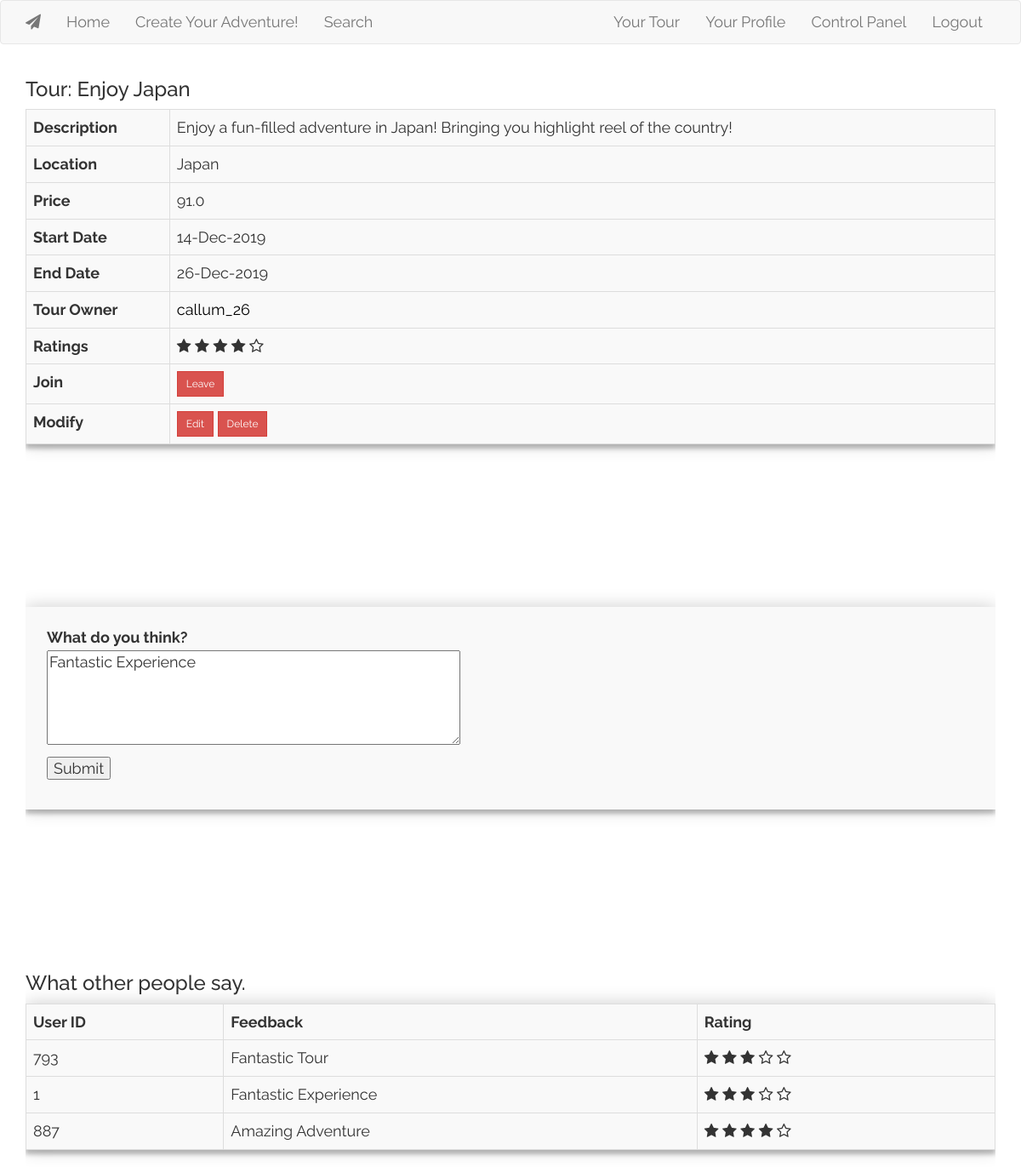
/viewtour/375 (signed in), run on an earlier commit of the app's database.
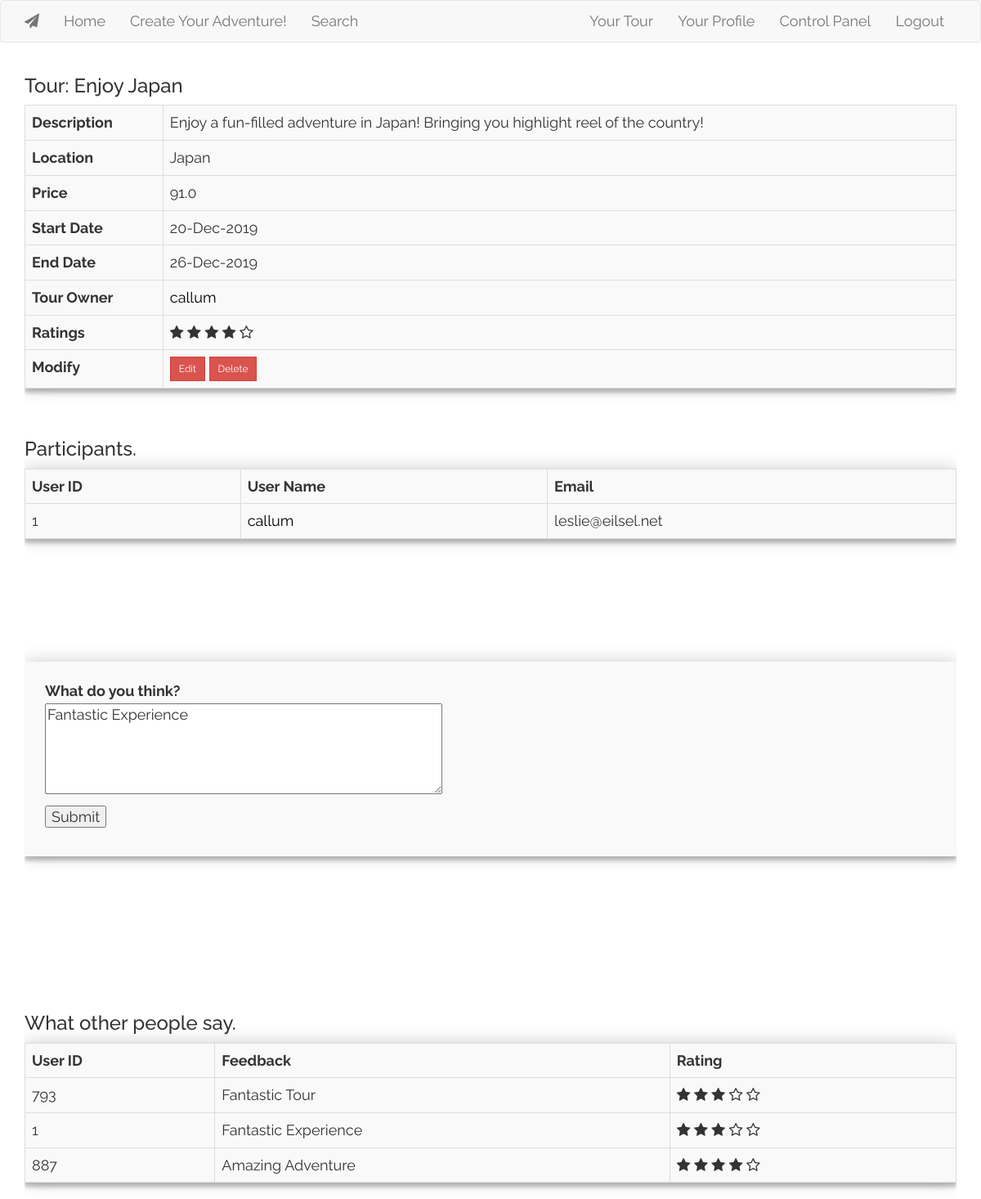
And on a later commit of the database.
### app/models.py (models this page shows, shortened)
class Tour(database.Model):
    id = database.Column(database.Integer, primary_key=True)
    tour_name = database.Column(database.String(50))
    tour_description = database.Column(database.String(140))
    tour_location = database.Column(database.String(50))
    tour_price = database.Column(database.Float)
    start_date = database.Column(database.DateTime)
    end_date = database.Column(database.DateTime)
    timestamp = database.Column(database.DateTime, index=True, default=datetime.now)
    user_id = database.Column(database.Integer, database.ForeignKey('user.id'))
    ratings  = database.Column(database.Float)
    f_status = database.Column(database.Boolean, default = False)
    @staticmethod
    def get_tour_owner(tour_id):
        return User.query.join(Tour, (Tour.user_id == User.id)).filter(Tour.id == tour_id).first()
    @classmethod
    def get_tour(cls, tour_id, tour_list = []):
        tour_list = cls.query.get(tour_id)
        return tour_list

class User(UserMixin, database.Model):
    id = database.Column(database.Integer, primary_key=True)
    username = database.Column(database.String(32), index=True, unique=True)
    name = database.Column((database.String(64)))
    email = database.Column(database.String(50), index=True, unique=True)
    password = database.Column(database.String(128))
    access = database.Column(database.String(10), default = '')
    description = database.Column(database.String(128))
    f_status = database.Column(database.Boolean, default = False)
    ratings = database.Column(database.Float)

class TourParticipant(database.Model):
    id = database.Column(database.Integer, primary_key=True)
    user_id = database.Column(database.Integer, database.ForeignKey('user.id'))
    tour_id = database.Column(database.Integer, database.ForeignKey('tour.id'))
    tour_user_rating = database.Column(database.Float)
    tour_user_feedback = database.Column(database.String(128))
    @staticmethod
    def get_participants(tour_id, participants = None):
        participants = TourParticipant.query.filter(TourParticipant.tour_id == tour_id)
        return participants
    @classmethod
    def has_participated(cls, tour_id, tour_user_id, tour_participation = []):
        tour_participation = cls.query.filter(and_(cls.tour_id == tour_id, cls.user_id == tour_user_id)).first()
        return tour_participation
    @staticmethod
    def get_all_feedback(tour_id, feedback = []):
        feedback = TourParticipant.query.filter(and_(TourParticipant.tour_id == tour_id, TourParticipant.tour_user_feedback != None)).all()
        return feedback

### app/routes.py (the view)
@app.route('/viewtour/<int:id>', methods=['GET', 'POST'])
def viewtour(id):
    if current_user.is_authenticated:
        tour = Tour().get_tour(tour_id = id)
        participants = TourParticipant().get_participants(tour_id = id)
        user_joined_list = User.query.join(TourParticipant, (TourParticipant.user_id == User.id)).filter(TourParticipant.tour_id == id)
        tour_username = Tour().get_tour_owner(tour_id = id).username
        form = FeedbackForm()
        if participants is not None:
            tour_participation = TourParticipant().has_participated(tour_id = id, tour_user_id = current_user.id)
            feedback = TourParticipant().get_all_feedback(tour_id = id)
            if form.validate_on_submit():
                tour_participation.set_feedback(form.tour_feedback.data)
                flash('Thank you for your feedback.', 'success')
                return redirect(url_for('viewtour', id = id))
            elif request.method == 'GET' and tour_participation is not None:
                form.tour_feedback.data = tour_participation.tour_user_feedback
        else:
            tour_participation = []
            feedback = []
    else:
        flash('You need to login or register first!', 'warning')
        return redirect(url_for('login'))
    return render_template('viewtour.html', title = 'View Tour',\
                                            tour_owner = tour.user_id,\
                                            form = form,\
                                            tour = tour,\
                                            tour_participation = tour_participation,\
                                            user_feedbacks = feedback,\
                                            user_joined_list = user_joined_list,\
                                            tour_username = tour_username)

### app/forms.py
class FeedbackForm(FlaskForm):
    tour_feedback = TextAreaField('What do you think?',validators=[DataRequired()])
    submit = SubmitField('Submit')

### app/__init__.py (called while the page is built)
def format_datetime(value, format='medium'):
    if format == 'full':
        format="EEEE, d. MMMM y 'at' HH:mm"
    elif format == 'medium':
        format="dd-MMM-y"
    return babel.dates.format_datetime(value, format)

### app/models.py (called while the page is built)
@login.user_loader
def load_user(id):
    return User.query.get(int(id))

### app/templates/viewtour.html (shortened to what the changed rows need)
{% extends "base.html" %}
{% block app_content %}
        <h3>Tour: {{ tour.tour_name }}</h3>
        <div class = "table-responsive">
        <table class = "table table-striped table-hover table-bordered table-responsive left">
                <tr>
                        <th>Description</th>
                        <td>{{tour.tour_description}}</td>
                </tr>
                <tr>
                        <th>Location</th>
                        <td>{{tour.tour_location}}</td>
                </tr>
                <tr>
                        <th>Price</th>
                        <td>{{tour.tour_price}}</td>
                </tr>
                <tr>
                        <th>Start Date</th>
                        <td>{{tour.start_date|datetime}}</td>
                </tr>
                <tr>
                        <th>End Date</th>
                        <td>{{tour.end_date|datetime}}</td>
                </tr>
                <tr>
                        <th>Tour Owner</th>
                        <td><a href = "{{url_for('profile', id = tour.user_id)}}" style = "color: black;">{{tour_username}}</a></td>
                </tr>
                <tr>
                    <th>Ratings</th>
                </tr>
                {% if current_user.id != tour.user_id %}
                <tr>
                        <th>Join</th>
                        {% if tour_participation %}
                        <form action="" method="post">
                            <td><a href="{{ url_for('leavetour', id=tour.id, user_id = current_user.id) }}"><button type = "submit" class = "btn btn-secondary btn-sm btn-danger">{{ ('Leave') }}</a></button></td>
                        </form>
                        {% else %}
                        <form action="" method="post">
                            <td><a href="{{ url_for('jointour', id=tour.id) }}"><button type = "submit" class = "btn btn-secondary btn-sm btn-success">{{ ('Join') }}</a></button></td>
                        </form>
                        {% endif %}
                </tr>
                {% endif %}
                <tr>
                        {% if current_user.id == tour.user_id or current_user.access == 'admin' %}
                        <th>Modify</th>
                        {% endif %}
                </tr>
        </table>
        <br>
        {% if tour.user_id == current_user.id %}
        <h3>Participants.</h3>
        <table class = "table table-striped table-hover table-bordered table-responsive left">
                <tr>
                        <th>User ID</th>
                        <th>User Name</th>
                        <th>Email</th>
                </tr>
                {% for user_joined in user_joined_list %}
                        {% if user_joined.id is not none %}
                        <tr>
                                <td>{{user_joined.id}}</td>
                                <td><a href = "{{ url_for('profile', id = user_joined.id) }}" style = "color: black;">{{user_joined.username}}</a></td>
                                <td>{{user_joined.email}}</td>
                        </tr>
                        {% else %}
                        <tr><td>No joinees yet!</td></tr>
                {% endif %}
                {% endfor %}
        </table>
        {% endif %}
        {% if tour_participation %}
                        <form id = "feedback"  method="post">
                                <p>
                                    {{ form.tour_feedback.label }}<br>
                                    {{ form.tour_feedback(cols = "50", rows = "5") }}<br>
                                </p>
                                <p>{{ form.submit() }}</p>
                        </form>
        {% endif %}
        <br>
        <h3>What other people say.</h3>
        <table class = "table table-striped table-hover table-bordered table-responsive left">
                <tr>
                        <th>User ID</th>
                        <th>Feedback</th>
                        <th>Rating</th>
                </tr>
                {% for user_feedback in user_feedbacks %}
                        {% if user_feedback.user_id is not none %}
                        <tr>
                                <td>{{user_feedback.user_id}}</td>
                                <td>{{user_feedback.tour_user_feedback}}</td>
                                <td>
                                        <div class="star-rating main" data-toggle = "tooltip" data-placement="right" title = "{{ user_feedback.tour_user_rating }}  stars" >
                                        <span class="fa fa-star-o" data-rating="1"></span>
                                        <span class="fa fa-star-o" data-rating="2"></span>
                                        <span class="fa fa-star-o" data-rating="3"></span>
                                        <span class="fa fa-star-o" data-rating="4"></span>
                                        <span class="fa fa-star-o" data-rating="5"></span>
                               </div>
                                </td>
                        </tr>
                        {% else %}
                        <tr><td>No feedback yet!</td></tr>
                {% endif %}
                {% endfor %}
        </table>
        </div>
{% endblock %}

What changed in the data, as far as the page shows it:
no longer on this page (row unchanged): User: username "callum_26"
changed Tour "Enjoy Japan": start_date "14-Dec-2019" → "20-Dec-2019"; user_id 30 → 1 (drawn)
now on this page (row unchanged): User: username "callum", id "1", email "leslie@eilsel.net"
Also different on the page:
{{ ('Leave') }}: "Leave" → (not shown)
text no longer shown: "Join"
text now shown: "Participants. User ID User Name Email"
